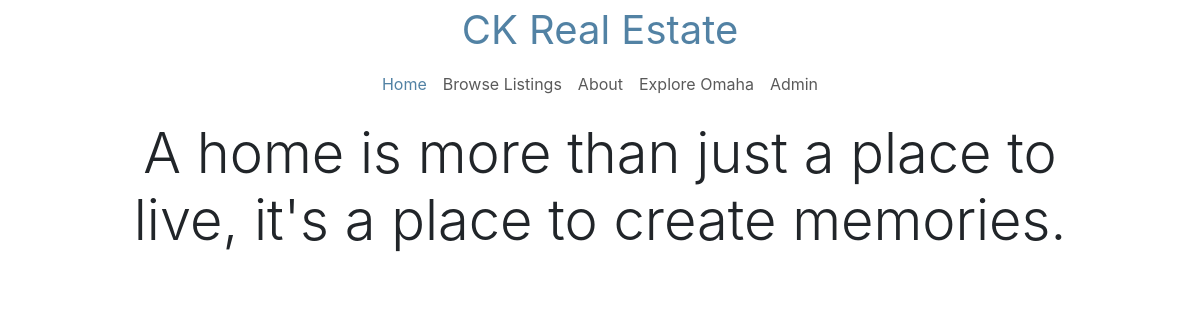
Before: / with the older database file.
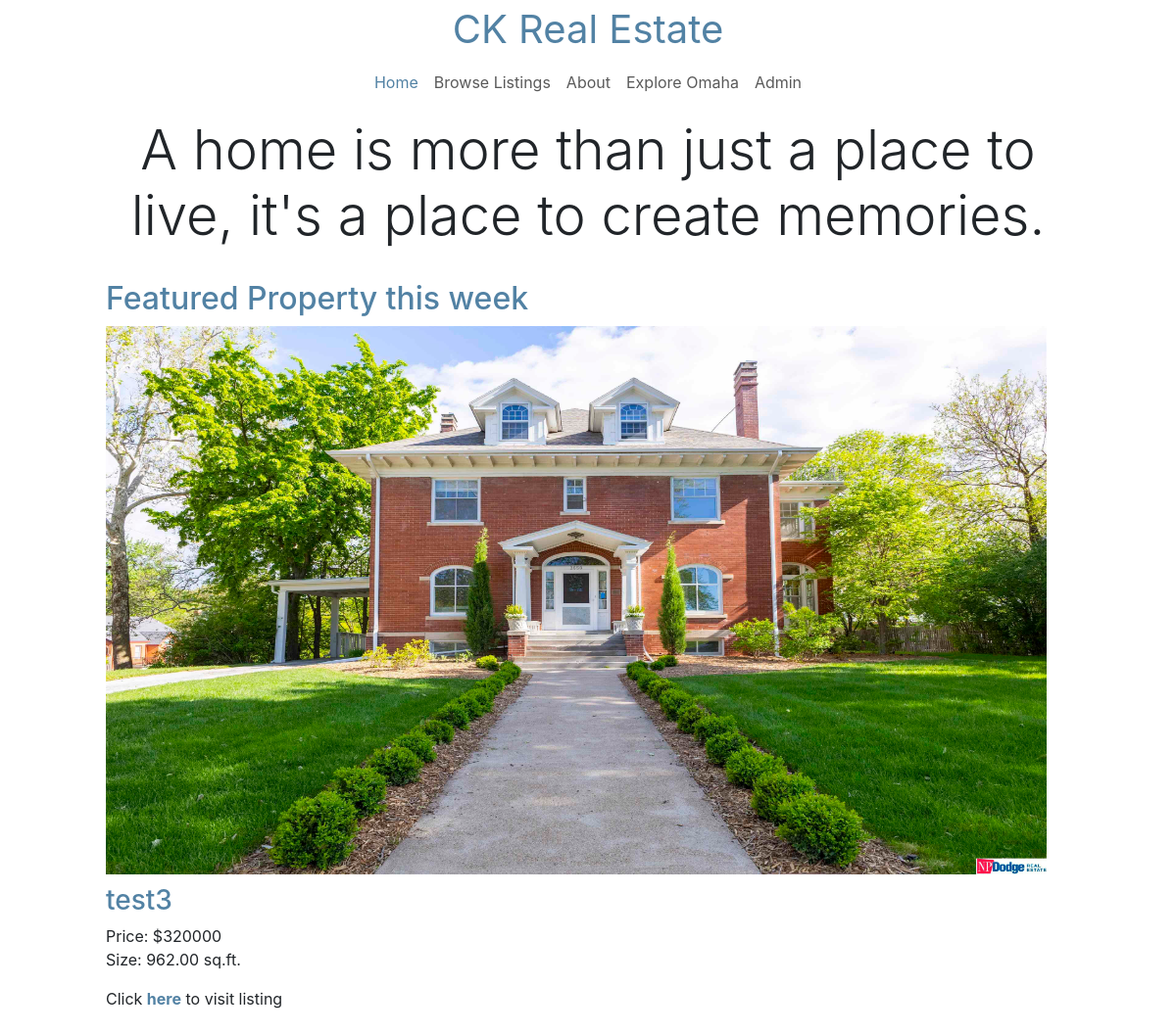
After: the same page with the newer database file.
### realestate/models.py (models this page shows, shortened)
class Property(models.Model):
    name = models.CharField(max_length=100)
    description = models.TextField()
    address = models.CharField(max_length=255)
    property_type = models.ForeignKey(PropertyType, on_delete=models.DO_NOTHING)
    price = models.IntegerField()
    neighborhood = models.ForeignKey(Neighborhood, on_delete=models.DO_NOTHING)
    featured = models.BooleanField(default=False)
    area = models.DecimalField(max_digits=10, decimal_places=2)
    balcony = models.BooleanField(default=False)
    status = models.CharField(max_length=20, choices=(
        ('Available', 'Available'),
        ('Sold', 'Sold'),
        ('Pending', 'Pending'),
    ))
    image1 = models.ImageField(upload_to='property_images/')
    image2 = models.ImageField(upload_to='property_images/')
    image3 = models.ImageField(upload_to='property_images/')
    image4 = models.ImageField(upload_to='property_images/')

### realestate/views.py (the view)
# urls.py: path('', views.index, name='home'),
def index(request):
    featured_property = Property.objects.filter(featured=True).first()
    return render(request, 'index.html', {'featured_property': featured_property})

### realestate/templates/index.html
{% extends "navbar.html" %}
{% block content %}
    <div  class="mx-auto p-2" style="width: 1000px;">
    <h1 class="display-4 text-center">A home is more than just a place to live, it's a place to create memories.</h1>
    {% if featured_property %}
        <br>
    <h2 class="blue">Featured Property this week</h2>
     <div class="property-card" >
    <img src="{{ featured_property.image1.url }}" alt="{{ featured_property.name }}" style="width: 960px;height: 560px">
        <h3 class="blue"  style="font-size: 28px;padding-top: 10px;" >{{ featured_property.name }}</h3>
<p> Price: ${{ featured_property.price }}  <br> Size: {{ featured_property.area }} sq.ft.</p>
<p>Click  <a style="text-decoration: none;font-weight: bold" class="blue" href="{% url 'property_detail' featured_property.id %}">here</a> to visit listing</p>
     {% endif %}
        </div>
    </div>
{% endblock %}

Changed rows visible on the page:
added Property: image1 (picture), name "test3", price "320000", area "962.00"
Other visible differences:
text now shown: "Featured Property this week Price: $ Size: sq.ft. Click here to visit listing"
